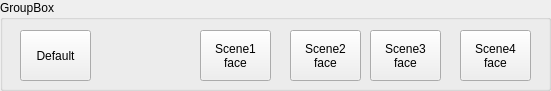
  <widget class="QGroupBox" name="groupBox_4">
   <property name="geometry">
    <rect>
     <x>1320</x>
     <y>590</y>
     <width>551</width>
     <height>91</height>
    </rect>
   </property>
   <property name="title">
    <string>GroupBox</string>
   </property>
   <widget class="QPushButton" name="BTN_FACE_SCENE_4">
    <property name="geometry">
     <rect>
      <x>460</x>
      <y>30</y>
      <width>71</width>
      <height>51</height>
     </rect>
    </property>
    <property name="text">
     <string>Scene4
face</string>
    </property>
   </widget>
   <widget class="QPushButton" name="BTN_FACE_SCENE_2">
    <property name="geometry">
     <rect>
      <x>290</x>
      <y>30</y>
      <width>71</width>
      <height>51</height>
     </rect>
    </property>
    <property name="text">
     <string>Scene2
face</string>
    </property>
   </widget>
   <widget class="QPushButton" name="BTN_FACE_SMILE">
    <property name="geometry">
     <rect>
      <x>20</x>
      <y>30</y>
      <width>71</width>
      <height>51</height>
     </rect>
    </property>
    <property name="text">
     <string>Default</string>
    </property>
   </widget>
   <widget class="QPushButton" name="BTN_FACE_SCENE_3">
    <property name="geometry">
     <rect>
      <x>370</x>
      <y>30</y>
      <width>71</width>
      <height>51</height>
     </rect>
    </property>
    <property name="text">
     <string>Scene3
face</string>
    </property>
   </widget>
   <widget class="QPushButton" name="BTN_FACE_SCENE_1">
    <property name="geometry">
     <rect>
      <x>200</x>
      <y>30</y>
      <width>71</width>
      <height>51</height>
     </rect>
    </property>
    <property name="text">
     <string>Scene1
face</string>
    </property>
   </widget>
  </widget>
